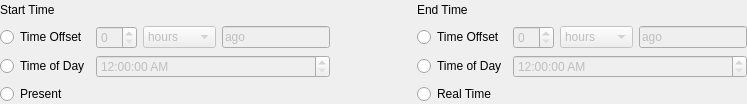
<?xml version="1.0" encoding="UTF-8"?>
<ui version="4.0">
 <class>TimeRangeInputWidget</class>
 <widget class="QWidget" name="TimeRangeInputWidget">
  <property name="geometry">
   <rect>
    <x>0</x>
    <y>0</y>
    <width>747</width>
    <height>100</height>
   </rect>
  </property>
  <property name="windowTitle">
   <string>Time Range</string>
  </property>
  <layout class="QVBoxLayout" name="verticalLayout">
   <property name="leftMargin">
    <number>0</number>
   </property>
   <property name="topMargin">
    <number>0</number>
   </property>
   <property name="rightMargin">
    <number>0</number>
   </property>
   <property name="bottomMargin">
    <number>0</number>
   </property>
   <item>
    <layout class="QGridLayout" name="gridLayout">
     <item row="2" column="1">
      <widget class="QTimeEdit" name="m_startTimeOfDayInput">
       <property name="enabled">
        <bool>false</bool>
       </property>
       <property name="displayFormat">
        <string>hh:mm:ss AP</string>
       </property>
      </widget>
     </item>
     <item row="0" column="0">
      <widget class="QLabel" name="m_startTimeLabel">
       <property name="text">
        <string>Start Time</string>
       </property>
      </widget>
     </item>
     <item row="1" column="0">
      <widget class="QRadioButton" name="m_startTimeOffsetButton">
       <property name="text">
        <string>Time Offset</string>
       </property>
       <attribute name="buttonGroup">
        <string notr="true">m_startTimeButtonGroup</string>
       </attribute>
      </widget>
     </item>
     <item row="1" column="1">
      <layout class="QHBoxLayout" name="m_startTimeOffsetLayout" stretch="1,1,0">
       <item>
        <widget class="QSpinBox" name="m_startTimeInputSpinBox">
         <property name="enabled">
          <bool>false</bool>
         </property>
         <property name="sizePolicy">
          <sizepolicy hsizetype="Preferred" vsizetype="Fixed">
           <horstretch>0</horstretch>
           <verstretch>0</verstretch>
          </sizepolicy>
         </property>
        </widget>
       </item>
       <item>
        <widget class="QComboBox" name="m_startTimeUnitsComboBox">
         <property name="enabled">
          <bool>false</bool>
         </property>
         <item>
          <property name="text">
           <string>hours</string>
          </property>
         </item>
         <item>
          <property name="text">
           <string>minutes</string>
          </property>
         </item>
        </widget>
       </item>
       <item>
        <widget class="QLineEdit" name="m_startTimeSpecifierLabel">
         <property name="enabled">
          <bool>false</bool>
         </property>
         <property name="sizePolicy">
          <sizepolicy hsizetype="Preferred" vsizetype="Fixed">
           <horstretch>0</horstretch>
           <verstretch>0</verstretch>
          </sizepolicy>
         </property>
         <property name="text">
          <string>ago</string>
         </property>
         <property name="readOnly">
          <bool>true</bool>
         </property>
        </widget>
       </item>
      </layout>
     </item>
     <item row="2" column="0">
      <widget class="QRadioButton" name="m_startTimeOfDayButton">
       <property name="text">
        <string>Time of Day</string>
       </property>
       <attribute name="buttonGroup">
        <string notr="true">m_startTimeButtonGroup</string>
       </attribute>
      </widget>
     </item>
     <item row="0" column="2">
      <spacer name="m_timeSpacer">
       <property name="orientation">
        <enum>Qt::Horizontal</enum>
       </property>
       <property name="sizeHint" stdset="0">
        <size>
         <width>40</width>
         <height>20</height>
        </size>
       </property>
      </spacer>
     </item>
     <item row="2" column="4">
      <widget class="QTimeEdit" name="m_endTimeOfDayInput">
       <property name="enabled">
        <bool>false</bool>
       </property>
       <property name="displayFormat">
        <string>hh:mm:ss AP</string>
       </property>
      </widget>
     </item>
     <item row="1" column="3">
      <widget class="QRadioButton" name="m_endTimeOffsetButton">
       <property name="text">
        <string>Time Offset</string>
       </property>
       <attribute name="buttonGroup">
        <string notr="true">m_endTimeButtonGroup</string>
       </attribute>
      </widget>
     </item>
     <item row="2" column="3">
      <widget class="QRadioButton" name="m_endTimeOfDayButton">
       <property name="text">
        <string>Time of Day</string>
       </property>
       <attribute name="buttonGroup">
        <string notr="true">m_endTimeButtonGroup</string>
       </attribute>
      </widget>
     </item>
     <item row="1" column="4">
      <layout class="QHBoxLayout" name="m_endTimeOffsetLayout" stretch="1,1,0">
       <item>
        <widget class="QSpinBox" name="m_endTimeInputSpinBox">
         <property name="enabled">
          <bool>false</bool>
         </property>
        </widget>
       </item>
       <item>
        <widget class="QComboBox" name="m_endTimeUnitsComboBox">
         <property name="enabled">
          <bool>false</bool>
         </property>
         <item>
          <property name="text">
           <string>hours</string>
          </property>
         </item>
         <item>
          <property name="text">
           <string>minutes</string>
          </property>
         </item>
        </widget>
       </item>
       <item>
        <widget class="QLineEdit" name="m_endTimeSpecifierLabel">
         <property name="enabled">
          <bool>false</bool>
         </property>
         <property name="sizePolicy">
          <sizepolicy hsizetype="Preferred" vsizetype="Fixed">
           <horstretch>0</horstretch>
           <verstretch>0</verstretch>
          </sizepolicy>
         </property>
         <property name="text">
          <string>ago</string>
         </property>
         <property name="readOnly">
          <bool>true</bool>
         </property>
        </widget>
       </item>
      </layout>
     </item>
     <item row="0" column="3">
      <widget class="QLabel" name="m_endTimeLabel">
       <property name="text">
        <string>End Time</string>
       </property>
      </widget>
     </item>
     <item row="3" column="3">
      <widget class="QRadioButton" name="m_realTimeButton">
       <property name="text">
        <string>Real Time</string>
       </property>
       <attribute name="buttonGroup">
        <string notr="true">m_endTimeButtonGroup</string>
       </attribute>
      </widget>
     </item>
     <item row="3" column="0">
      <widget class="QRadioButton" name="m_presentButton">
       <property name="text">
        <string>Present</string>
       </property>
       <attribute name="buttonGroup">
        <string notr="true">m_startTimeButtonGroup</string>
       </attribute>
      </widget>
     </item>
    </layout>
   </item>
  </layout>
 </widget>
 <resources/>
 <connections/>
 <buttongroups>
  <buttongroup name="m_startTimeButtonGroup"/>
  <buttongroup name="m_endTimeButtonGroup"/>
 </buttongroups>
</ui>
